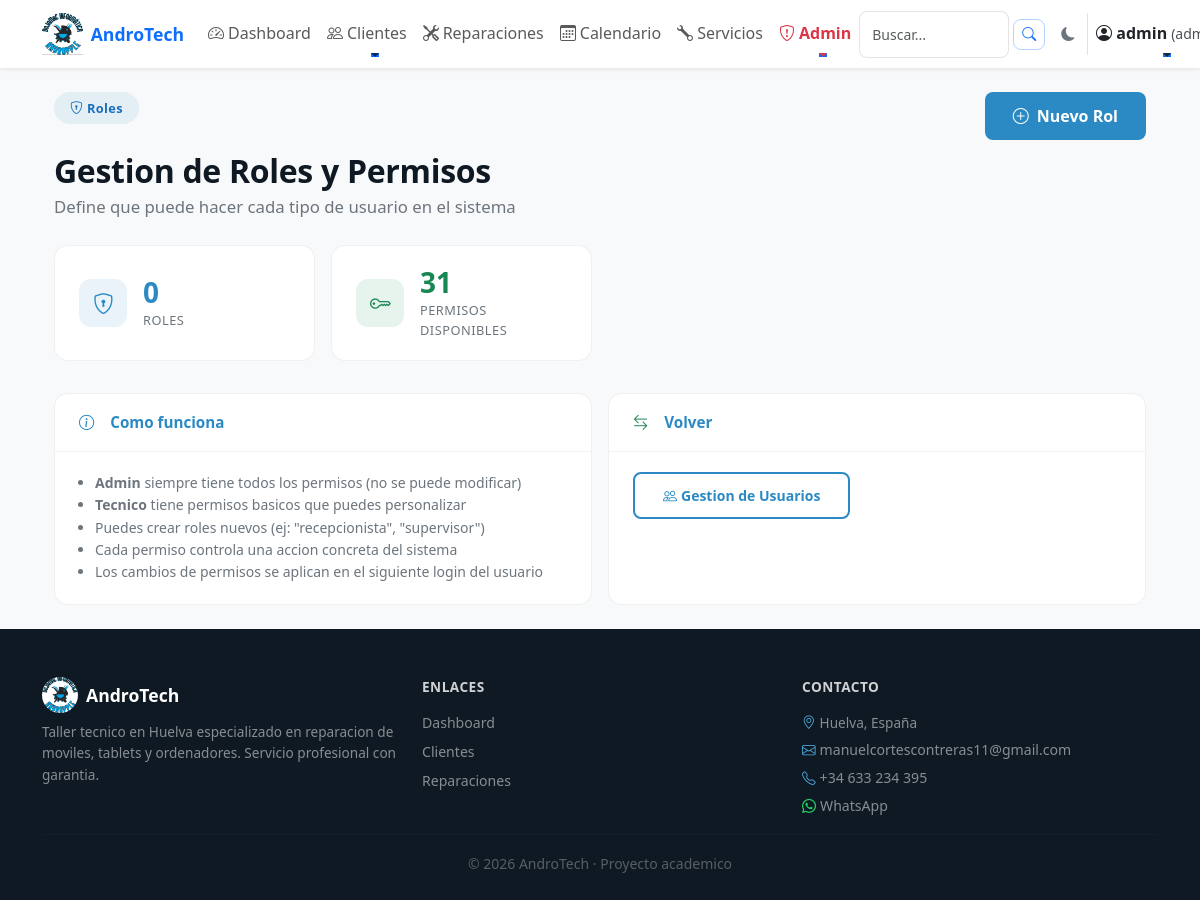
Page /admin/roles (signed in) on the earlier database version.
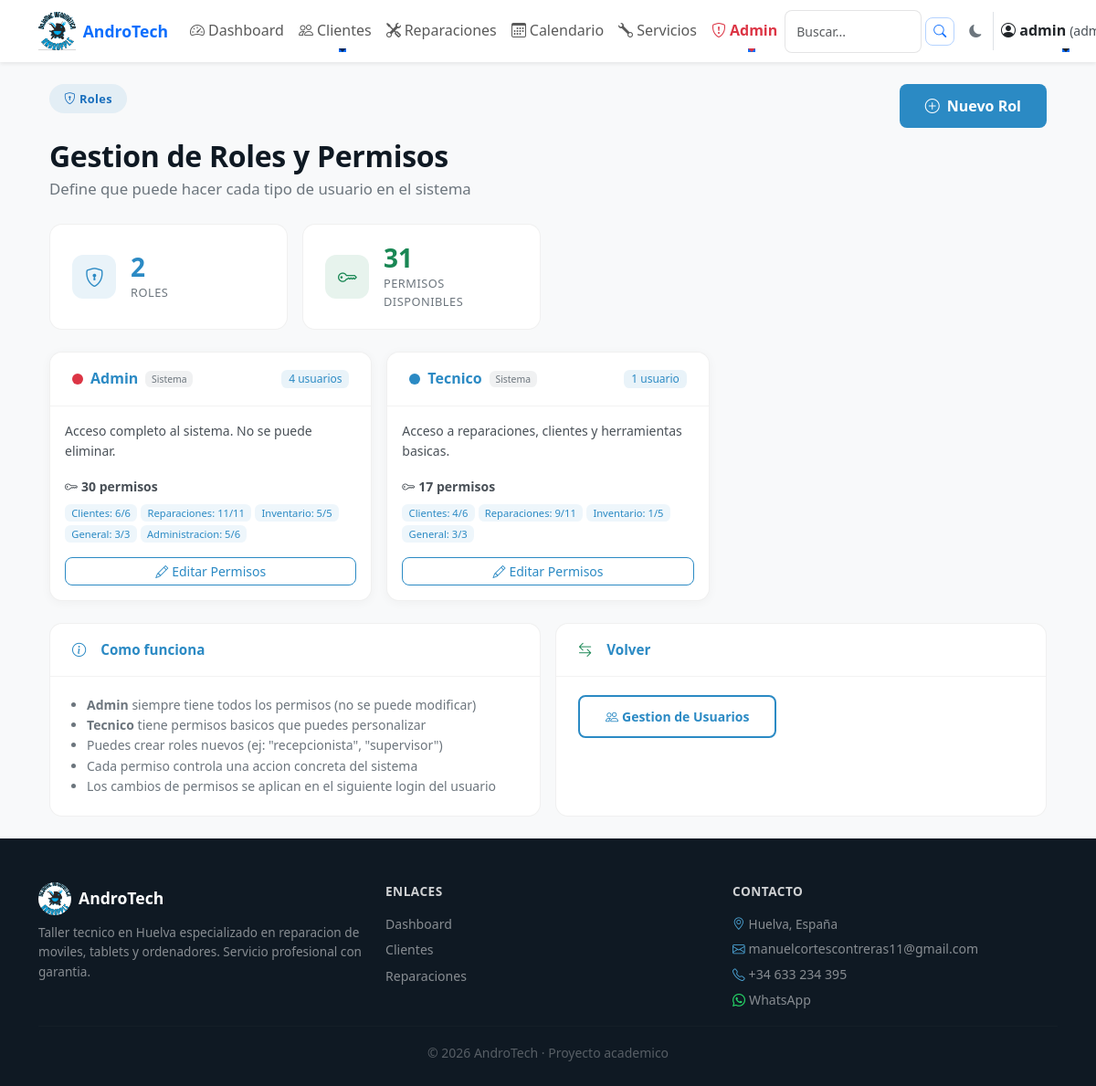
Same page on the later database version.
### tables this page shows
CREATE TABLE roles (
            id INTEGER PRIMARY KEY AUTOINCREMENT,
            nombre TEXT UNIQUE NOT NULL,
            descripcion TEXT,
            es_sistema INTEGER DEFAULT 0,
            color TEXT DEFAULT '#6c757d'
        );

### app.py (the view)
@app.route("/admin/roles")
@login_required
@permiso_requerido('roles_gestionar')
def admin_roles():
    conn = get_db()
    roles = conn.execute("SELECT * FROM roles ORDER BY es_sistema DESC, nombre").fetchall()
    roles_list = []
    for r in roles:
        permisos = conn.execute(
            "SELECT permiso FROM permisos_rol WHERE rol_nombre = ?", (r['nombre'],)
        ).fetchall()
        permisos_list = [p['permiso'] for p in permisos]
        count = conn.execute(
            "SELECT COUNT(*) FROM usuarios WHERE rol = ?", (r['nombre'],)
        ).fetchone()[0]
        roles_list.append({
            'id': r['id'],
            'nombre': r['nombre'],
            'descripcion': r['descripcion'],
            'es_sistema': r['es_sistema'],
            'color': r['color'],
            'permisos': permisos_list,
            'num_permisos': len(permisos_list),
            'num_usuarios': count,
        })
    conn.close()
    categorias = {}
    for p in PERMISOS_DISPONIBLES:
        cat = p['categoria']
        if cat not in categorias:
            categorias[cat] = []
        categorias[cat].append(p)
    return render_template("admin_roles.html",
                           roles=roles_list,
                           categorias=categorias,
                           permisos_disponibles=PERMISOS_DISPONIBLES)

### app.py (called while the page is built)
@app.before_request
def make_session_permanent():
    session.permanent = True

@app.after_request
def add_security_headers(response):
    response.headers['X-Frame-Options'] = 'SAMEORIGIN'
    response.headers['X-Content-Type-Options'] = 'nosniff'
    response.headers['Referrer-Policy'] = 'strict-origin-when-cross-origin'
    return response

@app.before_request
def ensure_csrf_token():
    if 'csrf_token' not in session:
        session['csrf_token'] = secrets.token_urlsafe(16)

@app.context_processor
def inject_csrf_token():
    return dict(csrf_token=session.get('csrf_token'))

@app.context_processor
def inject_permisos():
    return dict(tiene_permiso=tiene_permiso)

### auth.py (called while the page is built)
def tiene_permiso(permiso):
    rol = session.get('rol', '')
    if rol == 'admin':
        return True
    permisos = session.get('permisos', [])
    return permiso in permisos

def login_required(f):
    @wraps(f)
    def decorated_function(*args, **kwargs):
        if 'usuario' not in session:
            flash('Debes iniciar sesion para acceder a esta pagina.', 'danger')
            return redirect(url_for('login'))
        return f(*args, **kwargs)
    return decorated_function

### templates/admin_roles.html (shortened to what the changed rows need)
{% extends "base.html" %}
{% block content %}
<div class="container-fluid py-4">
    <div class="d-flex flex-wrap justify-content-between align-items-start mb-4">
        <div>
            <h1 class="at-section-title mt-2 mb-1">Gestion de Roles y Permisos</h1>
        </div>
    </div>
    <div class="row g-3 mb-4">
        <div class="col-sm-6 col-lg-3">
            <div class="at-dash-kpi">
                <div>
                    <div class="at-dash-kpi-value" style="color: #2B8AC4;">{{ roles|length }}</div>
                    <div class="at-dash-kpi-label">Roles</div>
                </div>
            </div>
        </div>
    </div>
    <div class="row g-3 mb-4">
        {% for rol in roles %}
        <div class="col-lg-6 col-xl-4">
            <div class="at-admin-card h-100">
                <div class="at-admin-card-header d-flex align-items-center justify-content-between">
                    <div class="d-flex align-items-center gap-2">
                        <span style="width:12px;height:12px;border-radius:50%;background:{{ rol.color }};display:inline-block;"></span>
                        <strong>{{ rol.nombre|capitalize }}</strong>
                        {% if rol.es_sistema %}
                        <span class="badge" style="background:rgba(108,117,125,.1);color:#6c757d;font-size:.65rem;">Sistema</span>
                        {% endif %}
                    </div>
                    <span class="badge" style="background:rgba(43,138,196,.1);color:#2B8AC4;">
                        {{ rol.num_usuarios }} usuario{{ 's' if rol.num_usuarios != 1 else '' }}
                    </span>
                </div>
                <div class="p-3">
                    <p class="text-muted small mb-3">{{ rol.descripcion or 'Sin descripcion' }}</p>
                    <div class="mb-3">
                        <small class="fw-semibold text-muted d-block mb-2">
                            <i class="bi bi-key me-1"></i>{{ rol.num_permisos }} permiso{{ 's' if rol.num_permisos != 1 else '' }}
                        </small>
                        <div class="d-flex flex-wrap gap-1">
                            {% for cat_name, cat_permisos in categorias.items() %}
                                {% set ns = namespace(count=0) %}
                                {% for p in cat_permisos %}
                                    {% if p.clave in rol.permisos %}
                                        {% set ns.count = ns.count + 1 %}
                                    {% endif %}
                                {% endfor %}
                                {% if ns.count > 0 %}
                                <span class="badge" style="background:rgba(43,138,196,.08);color:#2B8AC4;font-size:.7rem;font-weight:500;">
                                    {{ cat_name }}: {{ ns.count }}/{{ cat_permisos|length }}
                                </span>
                                {% endif %}
                            {% endfor %}
                        </div>
                    </div>
                    <div class="d-flex gap-2">
                        <a href="{{ url_for('editar_rol', id=rol.id) }}" class="btn btn-sm flex-fill"
                           style="border:1px solid #2B8AC4;color:#2B8AC4;">
                            <i class="bi bi-pencil me-1"></i>Editar Permisos
                        </a>
                    </div>
                </div>
            </div>
        </div>
        {% endfor %}
    </div>
</div>
{% endblock %}

Differences in the rows shown:
added roles: nombre "Admin", es_sistema "Sistema", num_usuarios "4", num_usuarios "s", descripcion "Acceso completo al sistema. No se puede eliminar.", num_permisos "30", num_permisos "s", categorias "Clientes" "Reparaciones" "Inventario" "General" "Administracion", count "6" "11" "5" "3" "5", categorias "6" "11" "5" "3" "6"
added roles: nombre "Tecnico", shows "Sistema", num_usuarios "1", descripcion "Acceso a reparaciones, clientes y herramientas basicas.", num_permisos "17", num_permisos "s", categorias "Clientes" "Reparaciones" "Inventario" "General", count "4" "9" "1" "3", categorias "6" "11" "5" "3"
Other differences:
{{ roles|length }}: "0" → "2"
